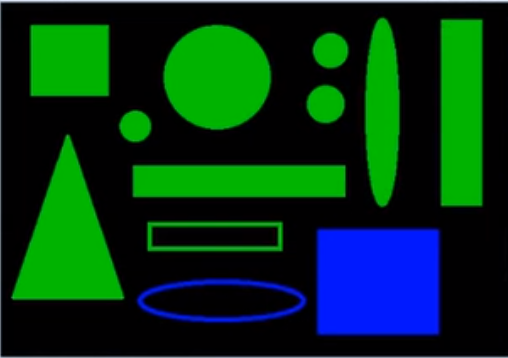
#> input picture image1/009.png, 508 x 358 px
$ python '20、轮廓特征（弧长面积、多边形拟合）.py'   (older library calls are emulated)
#> lines starting #> are read from the running program, lines starting #| are printed output that depends on the picture; after the words box and inside, x2 and y2 are one past the last pixel; in counts of white or black regions, pixels touching at a corner belong together
#> further down, src is the input picture: shape (358, 508, 3); mean B, G, R 25, 51.7, 3.5
import cv2 as cv
import numpy as np
#弧长和面积，多边形拟合
def measure_object(image):
    gray = cv.cvtColor(image, cv.COLOR_BGR2GRAY)
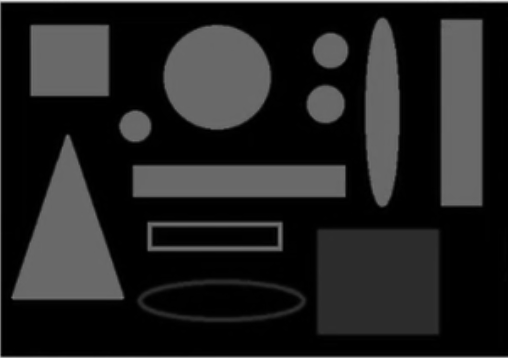
#> gray: shape (358, 508); min 0, max 235, mean 34.1
    ret, binary = cv.threshold(gray, 0, 255, cv.THRESH_BINARY | cv.THRESH_OTSU)
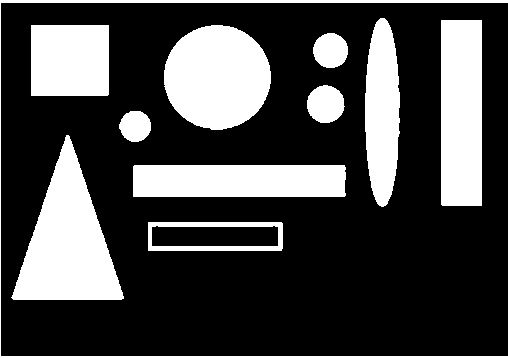
#> binary: shape (358, 508); 28% white; 11 white regions, largest, box (x1, y1, x2, y2) and area: (11, 135, 124, 300) 9707, (164, 25, 271, 130) 8776, (441, 20, 482, 206) 7625
#> ret = 55
    print("threshold value", ret)
#| threshold value 55.0
    cv.imshow("binary", binary)
    dst = cv.cvtColor(binary, cv.COLOR_GRAY2BGR)
#> dst: shape (358, 508, 3); 28% white; 11 white regions
    cloneImage, contours, heriachy = cv.findContours(binary, cv.RETR_EXTERNAL, cv.CHAIN_APPROX_SIMPLE)
#> contours = 11 contours; largest, box (x1, y1, x2, y2) and area: (11, 135, 124, 300) 9486, (164, 25, 271, 130) 8626, (441, 20, 482, 206) 7400, (133, 165, 346, 197) 6554, (31, 25, 109, 96) 5390; heriachy = [[1, -1, -1, -1], [2, 0, -1, -1], [3, 1, -1, -1], [4, 2, -1, -1], [5, 3, -1, -1], [6, 4, -1, -1], [7, 5, -1, -1], [8, 6, -1, -1], [9, 7, -1, -1], [10, 8, -1, -1], [-1, 9, -1, -1]]
    for i, contour in enumerate(contours):
        area = cv.contourArea(contour)#轮廓面积
        print("contours area", area)
        #perimeter = cv.arcLength(contour, True)#计算弧长， True表示闭合
        x, y, w, h = cv.boundingRect(contour)#轮廓的外接矩形 , 旋转外接矩形见110
        rate = min(w, h)/max(w, h)
        print("rectangle rate", rate)
        mm = cv.moments(contour)#字典几何矩
        cx = mm['m10'] / mm['m00']#x方向重心
        cy = mm['m01'] / mm['m00']#y方向重心
        cv.circle(dst, (np.int(cx), np.int(cy)), 3, (0, 255, 255), -1)#画圆，画点
        #cv.rectangle(dst, (x, y), (x+w, y+h), (255, 255, 0), 2)#画矩形
        approxCurve = cv.approxPolyDP(contour, 4, True)#轮廓近似
        #使用Douglas-Peucker算法，二个参数叫epsilon，它是从原始轮廓到近似轮廓的最大距离，第三个参数设定弧线是否闭合
        #返回近似轮廓
        print(approxCurve.shape)
        if approxCurve.shape[0] > 10:#用来区分圆6-12，矩形4，三角形3
            cv.drawContours(dst, contours, i, (0, 255, 0), 2)
#> this loop made 11 passes
#> (area, x, y, w, h, rate, cx, cy) on passes 4, 5, 6, 7, 10, 11: (728.5, 119, 111, 32, 31, 0.969, 134.9, 125.8), (1063, 307, 85, 38, 38, 1, 325.2, 103.8), (916.5, 313, 33, 35, 35, 1, 330.1, 50.15), (8626.5, 164, 25, 107, 105, 0.981, 216.8, 76.78), (4998, 365, 18, 35, 189, 0.185, 381.9, 111.7), (1522, 0, 0, 508, 358, 0.705, 253.3, 119.5)
#> (area, x, y, w, h, rate, cx, cy) on passes 1, 2, 3, 8, 9: (3750, 148, 222, 135, 29, 0.215, 215, 236), (6554.5, 133, 165, 213, 32, 0.15, 238.7, 180.5), (9486.5, 11, 135, 113, 165, 0.685, 67.37, 243.1), (5389.5, 31, 25, 78, 71, 0.91, 69.5, 60), (7399.5, 441, 20, 41, 186, 0.22, 461, 112.5)
#> (printed output is left out)
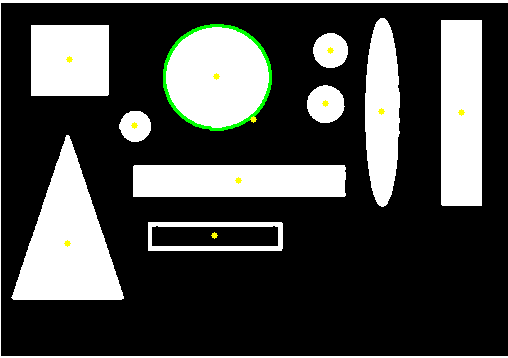
#> dst: shape (358, 508, 3); mean B, G, R 70, 72, 70.4
    cv.imshow("detect contours", dst)

src = cv.imread("image1/009.png")
cv.namedWindow("input image", cv.WINDOW_AUTOSIZE)
cv.imshow("input image", src)

measure_object(src)

cv.waitKey(0)
cv.destroyAllWindows()

$ run again, with image1/004.png copied over image1/009.png
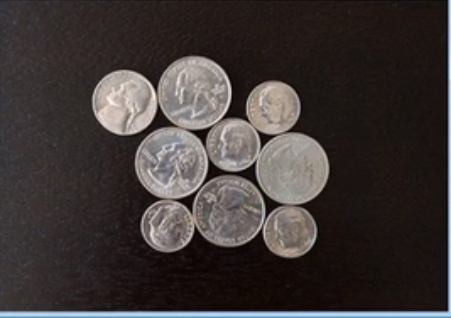
#> input picture image1/004.png, 451 x 318 px
#> src is the input picture: shape (318, 451, 3); mean B, G, R 54.5, 55.7, 62.6
#> in measure_object, `ret, binary = cv.threshold(gray, 0, 255, cv.THRESH_BINARY | cv.THRESH_..`:
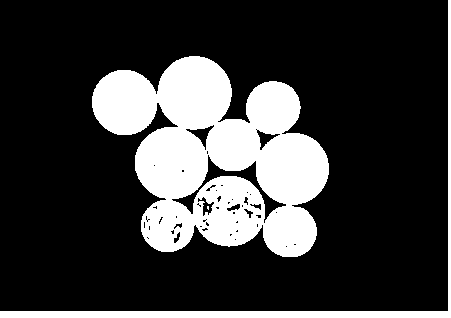
#> binary: shape (318, 451); 22.8% white; 3 white regions (1 under 20 px), largest, box (x1, y1, x2, y2) and area: (92, 56, 329, 257) 28671, (0, 0, 451, 318) 4090
#> ret = 89
#| threshold value 89.0
#> contours = 2 contours; box (x1, y1, x2, y2) and area: (92, 56, 329, 257) 30086, (0, 0, 451, 318) 3322; heriachy = [[1, -1, -1, -1], [-1, 0, -1, -1]]
#> the loop in measure_object, `for i, contour in enumerate(contours):` made 2 passes
#> (area, x, y, w, h, rate, cx, cy) on passes 1 to 2: (30086.5, 92, 56, 237, 201, 0.848, 216.8, 157.8), (3322.5, 0, 0, 451, 318, 0.705, 267, 284.3)
#> (printed output is left out)
#> after the loop in measure_object, `for i, contour in enumerate(contours):`:
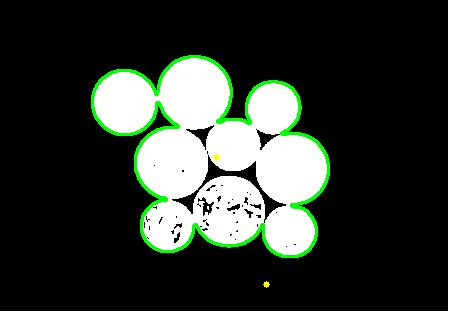
#> dst: shape (318, 451, 3); mean B, G, R 53.9, 60.8, 54
